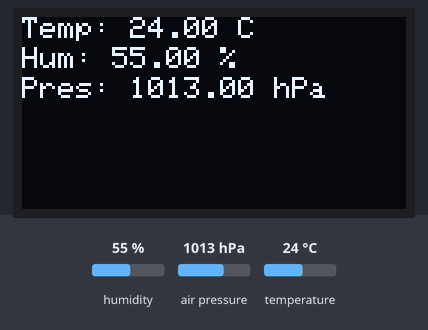
Simulated run of this sketch. Board: ESP32. On the bench: 128×64 one-colour display. The inputs (shaded band) are chosen by the test bench; at power-on: humidity 55 %, air pressure 1013 hPa, temperature 24 °C. WiFi joins after 1.5 s; servers stay silent unless stated; web services answer with replies made up by the test bench; not simulated (calls return 0 or success): secrets.h; what the sketch prints to the serial monitor is not drawn.

Above: at 1.6 s.

The sketch:

Sis_Embebidos.ino
```cpp
#include <WiFi.h>
#include <HTTPClient.h>
#include <Adafruit_Sensor.h>
#include <DHT.h>
#include <Adafruit_BMP280.h>
#include <Adafruit_GFX.h>
#include <Adafruit_SSD1306.h>
#include <Wire.h>
#include "secrets.h"  // Aseguramos que las credenciales sean importadas desde secrets.h

// Configuración de sensores y pantalla OLED
#define DHTPIN 4
#define DHTTYPE DHT22
#define SCREEN_WIDTH 128
#define SCREEN_HEIGHT 64
#define BMP_ADDRESS 0x76
#define OLED_RESET    -1
#define THINGSPEAK_SERVER "http://api.thingspeak.com/update"

char ssid[] = SECRET_SSID;   // Nombre de la red WiFi
char pass[] = SECRET_PASS;   // Contraseña WiFi
String apiKey = SECRET_WRITE_APIKEY;  // Clave API de ThingSpeak
WiFiClient client;

DHT dht(DHTPIN, DHTTYPE);
Adafruit_BMP280 bmp;
Adafruit_SSD1306 display(SCREEN_WIDTH, SCREEN_HEIGHT, &Wire, OLED_RESET);

void setup() {
  Serial.begin(115200);

  // Conectar a WiFi
  conectarWiFi();

  // Inicializar sensores
  dht.begin();
  if (!bmp.begin(BMP_ADDRESS)) {
    Serial.println("Error: No se encontró el BMP280.");
    while (1);
  }

  // Inicializar pantalla OLED
  if (!display.begin(SSD1306_SWITCHCAPVCC, 0x3C)) {
    Serial.println("Error: Fallo al inicializar OLED.");
    while (1);
  }

  display.clearDisplay();
  display.setTextSize(1);
  display.setTextColor(WHITE);
  display.display();
}

void loop() {
  float temperature = dht.readTemperature();
  float humidity = dht.readHumidity();
  float pressure = bmp.readPressure() / 100.0F; // Convertir a hPa

  if (isnan(temperature) || isnan(humidity)) {
    Serial.println("Error al leer DHT22.");
    return;
  }

  // Mostrar datos en OLED
  mostrarEnPantalla(temperature, humidity, pressure);

  // Enviar datos a ThingSpeak
  enviarThingSpeak(temperature, humidity, pressure);

  delay(20000); // Espera 20 segundos
}

// Función para conectar a WiFi
void conectarWiFi() {
  Serial.print("Conectando a WiFi...");
  WiFi.begin(ssid, pass);  // Corregimos el error aquí

  int intentos = 0;
  while (WiFi.status() != WL_CONNECTED && intentos < 20) {
    delay(500);
    Serial.print(".");
    intentos++;
  }

  if (WiFi.status() == WL_CONNECTED) {
    Serial.println("\nWiFi conectado.");
  } else {
    Serial.println("\nError: No se pudo conectar a WiFi.");
  }
}

// Función para mostrar datos en pantalla OLED
void mostrarEnPantalla(float temp, float hum, float pres) {
  display.clearDisplay();
  display.setCursor(0, 0);
  display.print("Temp: ");
  display.print(temp);
  display.print(" C");
  display.setCursor(0, 10);
  display.print("Hum: ");
  display.print(hum);
  display.print(" %");
  display.setCursor(0, 20);
  display.print("Pres: ");
  display.print(pres);
  display.print(" hPa");
  display.display();
}

// Función para enviar datos a ThingSpeak
void enviarThingSpeak(float temp, float hum, float pres) {
  if (WiFi.status() != WL_CONNECTED) {
    Serial.println("Error: WiFi desconectado. Intentando reconectar...");
    conectarWiFi();
  }

  if (WiFi.status() == WL_CONNECTED) {
    HTTPClient http;
    String url = String(THINGSPEAK_SERVER) + "?api_key=" + apiKey +
                 "&field1=" + String(temp) +
                 "&field2=" + String(hum) +
                 "&field3=" + String(pres);

    Serial.println("Enviando datos a ThingSpeak...");
    http.begin(url);
    int httpCode = http.GET();

    if (httpCode > 0) {
      Serial.print("Respuesta HTTP: ");
      Serial.println(httpCode);
      if (httpCode == 200) {
        Serial.println("Datos enviados correctamente.");
      } else {
        Serial.println("Error en ThingSpeak.");
      }
    } else {
      Serial.println("Error al conectar con ThingSpeak.");
    }

    http.end();
  }
}
```
